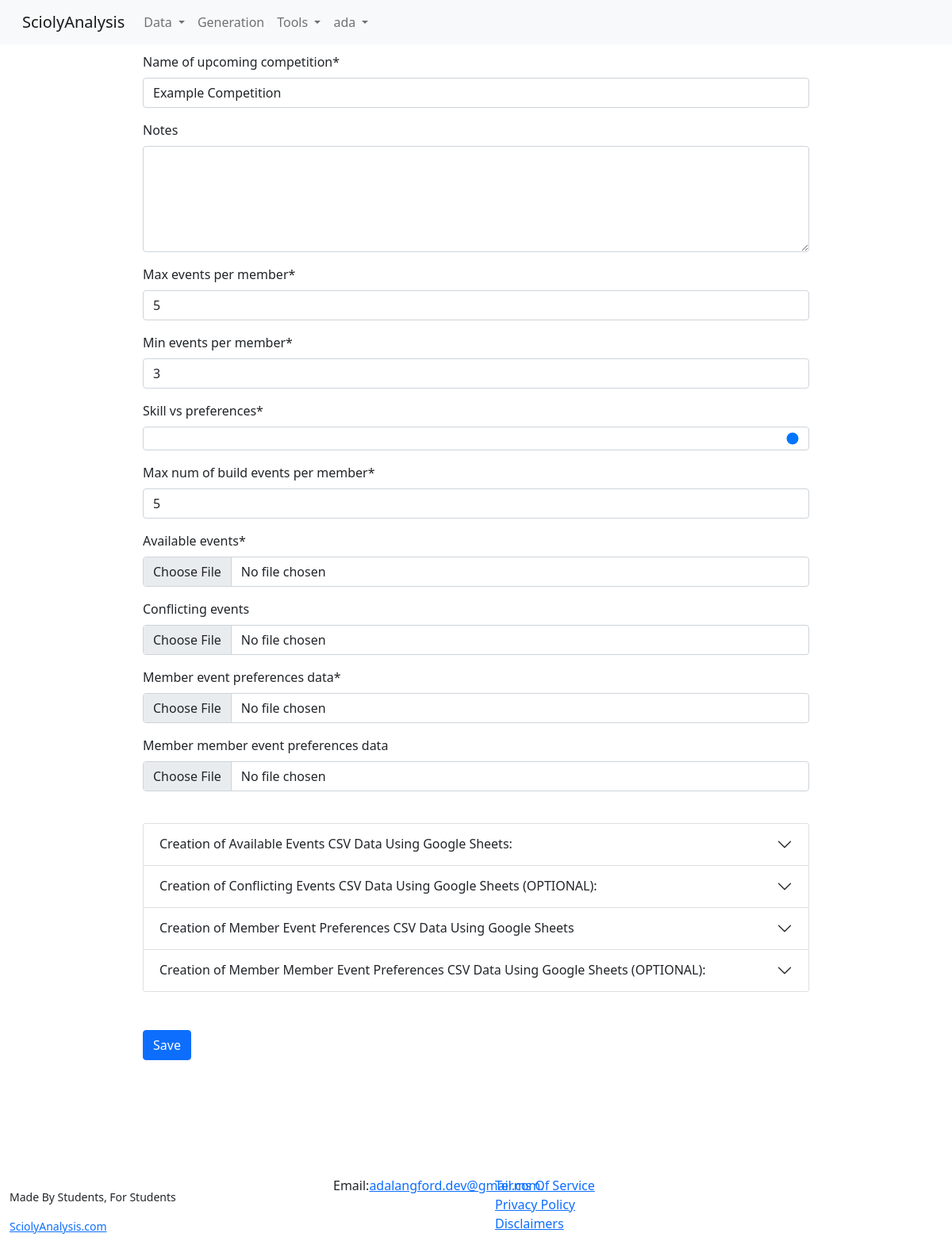
Page /generation/generated-competition-edit/28/ (signed in) on the earlier database version.
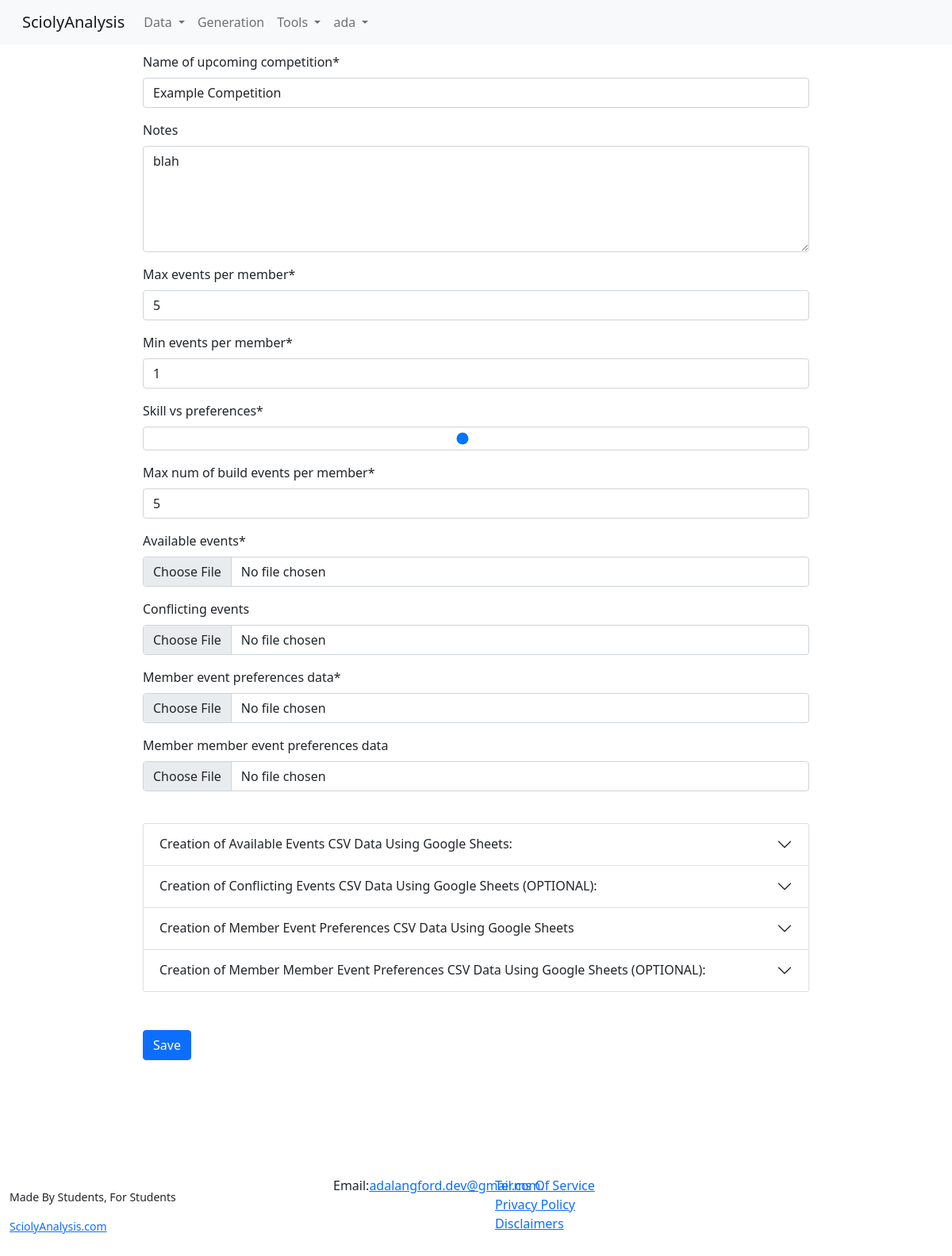
Same page on the later database version.
### generation/models.py (models this page shows, shortened)
class GeneratedCompetitionSettings(models.Model):
    user = models.ForeignKey(User, on_delete=models.CASCADE)
    date = models.DateTimeField(auto_now=True,auto_now_add=False)
    name = models.CharField(max_length=200)
    notes = models.CharField(max_length=500, blank=True)
    max_events_per_member = models.PositiveIntegerField()
    min_events_per_member = models.PositiveIntegerField()
    skill_vs_preferences = models.FloatField()
    max_num_of_build_events_per_member = models.PositiveIntegerField(default=2)

### generation/views.py (the view, shortened to what this page needs)
# urls.py: path("generated-competition-edit/<str:pk>/", views.generatedCompetitionSettingsEdit, name="generatedCompetitionSettingsEdit"),
@login_required
def generatedCompetitionSettingsEdit(request, pk):
    generated_competition_settings = get_object_or_404(GeneratedCompetitionSettings, id=pk)
    if request.user.id == generated_competition_settings.user.id:
        form = CompetitionSettingsForm(request.POST or None, request.FILES or None, instance=generated_competition_settings)
        context={
            "form":form,
        }
        return render(request, 'generation/settings.html', context)
    raise Http404

### generation/forms.py (shortened to what this page needs)
class CompetitionSettingsForm(ModelForm):
    available_events = forms.FileField(widget=forms.FileInput(attrs={"accept": ".csv"}), required=True)
    conflicting_events = forms.FileField(widget=forms.FileInput(attrs={"accept": ".csv"}), required=False)
    member_event_preferences_data = forms.FileField(widget=forms.FileInput(attrs={"accept": ".csv"}), required=True)
    member_member_event_preferences_data = forms.FileField(widget=forms.FileInput(attrs={"accept": ".csv"}), required=False)
    class Meta:
        model = GeneratedCompetitionSettings
        fields = [
            "name",
            "notes",
            "max_events_per_member",
            "min_events_per_member",
            "skill_vs_preferences",
            "max_num_of_build_events_per_member",
        ]
        labels= {
            "name":"Name of upcoming competition",
        }
        widgets = {
            'notes': forms.Textarea(attrs={'cols': 20, 'rows': 5}),
            'skill_vs_preferences' : forms.NumberInput(attrs={"type":"range", "min":0, "max":1, "value":0.5})
        }

### generation/templates/generation/settings.html (shortened to what this page needs)
{% extends 'main.html' %}
{% load crispy_forms_tags %}
{% load static %}
    {% block bodycontent %}
        <div class="formblock">
            <form method="POST" enctype="multipart/form-data">
                {{ form|crispy }}
                <br>
                <div class="accordion" id="accordionExample">
                    <div class="accordion-item">
                      <h2 class="accordion-header" id="headingOne">
                        <button class="accordion-button collapsed" type="button" data-bs-toggle="collapse" data-bs-target="#collapseOne" aria-expanded="false" aria-controls="collapseOne">
                            Creation of Available Events CSV Data Using Google Sheets:
                        </button>
                      </h2>
                    </div>
                    <div class="accordion-item">
                      <h2 class="accordion-header" id="headingTwo">
                        <button class="accordion-button collapsed" type="button" data-bs-toggle="collapse" data-bs-target="#collapseTwo" aria-expanded="false" aria-controls="collapseTwo">
                            Creation of Conflicting Events CSV Data Using Google Sheets (OPTIONAL):
                        </button>
                      </h2>
                    </div>
                    <div class="accordion-item">
                      <h2 class="accordion-header" id="headingThree">
                        <button class="accordion-button collapsed" type="button" data-bs-toggle="collapse" data-bs-target="#collapseThree" aria-expanded="false" aria-controls="collapseThree">
                            Creation of Member Event Preferences CSV Data Using Google Sheets
                        </button>
                      </h2>
                    </div>
                    <div class="accordion-item">
                        <h2 class="accordion-header" id="headingFour">
                          <button class="accordion-button collapsed" type="button" data-bs-toggle="collapse" data-bs-target="#collapseFour" aria-expanded="false" aria-controls="collapseFour">
                            Creation of Member Member Event Preferences CSV Data Using Google Sheets (OPTIONAL):
                          </button>
                        </h2>
                      </div>
                  </div>
                <br>
                <br>
                <input type="submit" value="Save" class="btn btn-primary">
            </form>
        </div>
    {% endblock %}

Differences in the rows shown:
changed GeneratedCompetitionSettings "Example Competition": notes (not shown) → "blah"; min_events_per_member "3" → "1"; skill_vs_preferences "1" → "0.47881345912842"
